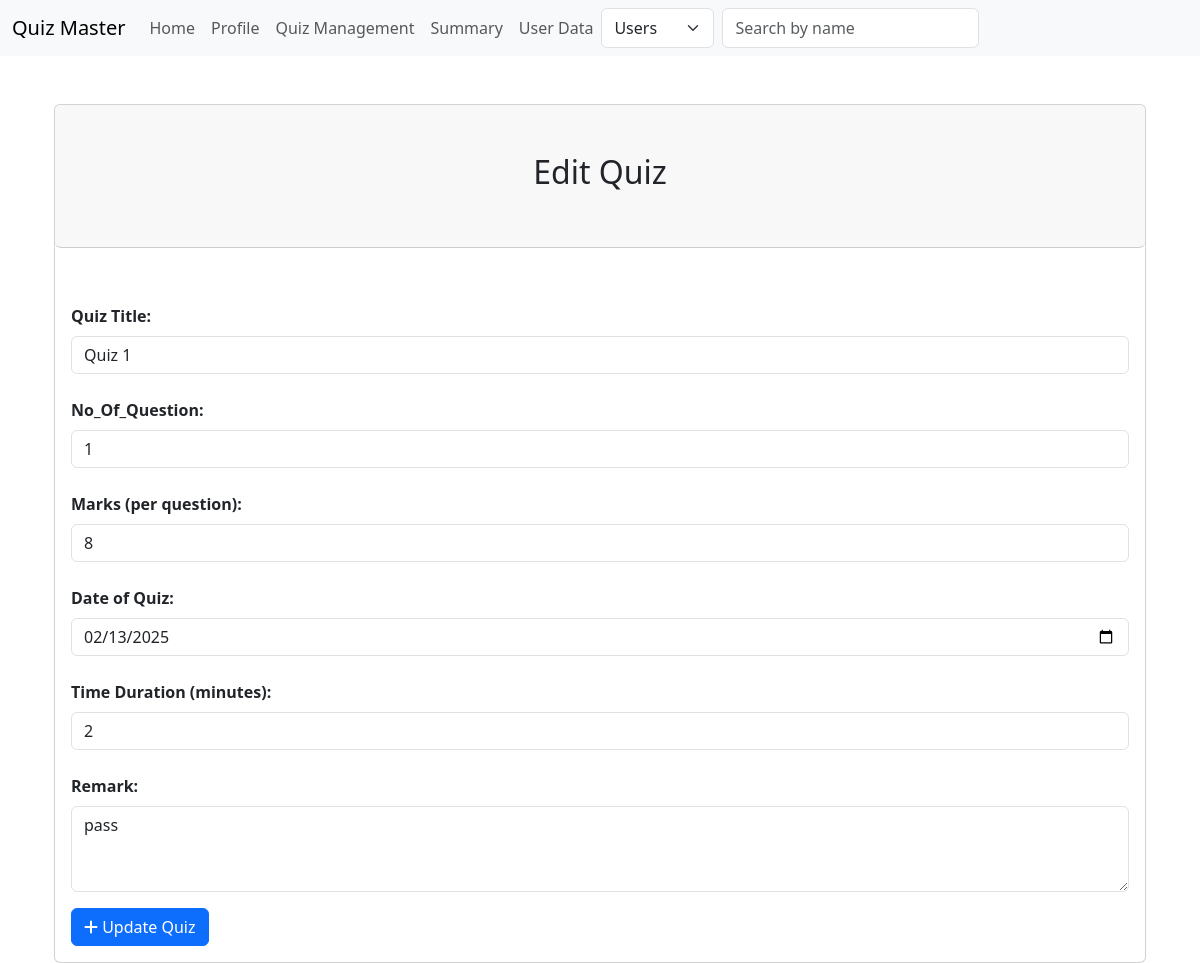
/quiz/1/edit (signed in), run on the app's committed database.
### models.py (models this page shows)
class User(db.Model):
    id = db.Column(db.Integer, primary_key = True)
    username = db.Column(db.String(50), unique = True, nullable = False)
    password_hash = db.Column(db.String(256),  nullable = False)
    full_name = db.Column(db.String(100), nullable = True)
    qualification = db.Column(db.String(255), nullable = True)
    dob = db.Column(db.String(20), nullable = True)
    is_admin = db.Column(db.Boolean, nullable = False, default = False)

class Quiz(db.Model):
    id = db.Column(db.Integer, primary_key = True)
    name = db.Column(db.String(255), nullable = False)
    no_of_question = db.Column(db.Integer, nullable = False)
    marks = db.Column(db.Integer, nullable = False)
    date = db.Column(db.DateTime, default=datetime.utcnow)
    time = db.Column(db.Integer, default=int(datetime.utcnow().timestamp()))
    remark = db.Column(db.String(255))
    chapter_id = db.Column(db.Integer, db.ForeignKey('chapter.id'), nullable=False)
    questions = db.relationship('Question', backref='quiz', lazy=True)

### routes.py (the view)
@app.route('/quiz/<int:id>/edit')
@admin_requried
def edit_quiz(id):
    user = User.query.get(session['user_id'])
    quiz = Quiz.query.get_or_404(id)
    return render_template('edit_quiz.html', quiz=quiz, user=user)

### routes.py (called while the page is built)
def admin_requried(func):
    @wraps(func)
    def decorated_function(*args, **kwargs):
        if 'user_id' not in session:
            return redirect(url_for('login'))
        user = User.query.get(session['user_id'])
        if not user or not user.is_admin:  # Add user existence check
            return redirect(url_for('home'))
        return func(*args, **kwargs)
    return decorated_function

### templates/edit_quiz.html
{% extends 'layout.html' %}
{% block content %}
<div class="container mt-5">
    <div class="card">
        <div class="card-header mb-3 bg p-5 rounded">
            <h2 class="text-center">Edit Quiz</h2>
        </div>
        <div class="card-body">
            <form method="post">
                <div class="form-group">
                    <label for="name" class="form-label mt-4 fw-semibold">Quiz Title:</label>
                    <input type="text" class="form-control" name="quiz_title" placeholder="Enter Quiz name"
                        value="{{quiz.name}}" required>
                </div>
                <div class="form-group">
                    <label for="no_of_question" class="form-label mt-4 fw-semibold">No_Of_Question:</label>
                    <input type="text" class="form-control" name="no_of_question" placeholder="Enter Number of Question"
                        value="{{quiz.no_of_question}}" required>
                </div>
                <div class="form-group">
                    <label for="marks" class="form-label mt-4 fw-semibold">Marks (per question):</label>
                    <input type="text" class="form-control" name="marks" placeholder="Enter Marks per Question"
                        value="{{quiz.marks}}" required>
                </div>
                <div class="form-group">
                    <label for="Date" class="form-label mt-4 fw-semibold">Date of Quiz:</label>
                    <input type="date" class="form-control" name="date" placeholder="Enter Date of Quiz"
                        value="{{quiz.date.strftime('%Y-%m-%d')}}" required>
                </div>
                <div class="form-group">
                    <label for="time" class="form-label mt-4 fw-semibold">Time Duration (minutes):</label>
                    <input type="number" class="form-control" name="time" min="1" max="60"
                        placeholder="Enter Time in Minutes" value="{{quiz.time}}" required>
                </div>
                <div class="form-group">
                    <label for="remark" class="form-label mt-4 fw-semibold">Remark:</label>
                    <textarea class="form-control" name="remark" rows="3"
                        placeholder="Remarks">{{quiz.remark}}</textarea>
                </div>
                <button type="submit" class="btn btn-primary btn-block mt-3">
                    <i class="fa fa-plus"></i>
                    Update Quiz</button>
            </form>
        </div>
    </div>
</div>
{% endblock %}

### templates/navbar.html (shortened to what this page needs)
<nav class="navbar navbar-expand-lg bg-body-tertiary">
    <div class="container-fluid">
        <a class="navbar-brand" href="/">Quiz Master</a>
        <div class="collapse navbar-collapse" id="navbarSupportedContent">
            <ul class="navbar-nav me-auto mb-2 mb-lg-0">
                {% if 'user_id' in session %}
                <li class="nav-item">
                    <a class="nav-link" href="{{ url_for('home') }}">Home</a>
                </li>
                <li class="nav-item">
                    <a class="nav-link" href="{{ url_for('profile') }}">Profile</a>
                </li>
                {% if user and user.is_admin %}
                <li class="nav-item">
                    <a class="nav-link" href="{{ url_for('quiz_management') }}">Quiz Management</a>
                </li>
                <li class="nav-item">
                    <a class="nav-link" href="{{ url_for('summary') }}">Summary</a>
                </li>
                <li class="nav-item">
                    <a class="nav-link" href="{{ url_for('user_data') }}">User Data</a>
                </li>
                {% endif %}
                <form class="d-flex" method="GET" action="{{ url_for('search') }}">
                    <select class="form-select me-2" name="source" style="width: auto;">
                        {% if user.is_admin %}
                        <option value="users" {% if source=='users' %}selected{% endif %}>Users</option>
                        {% endif %}
                    </select>
                    <input class="form-control me-2" type="search" placeholder="Search by name" name="q"
                        value="{{ request.args.get('q', '') }}">
                    <button class="btn btn-outline-light" type="submit">Search</button>
                </form>
                {% endif %}
            </ul>
        </div>
    </div>
</nav>

### data on the page
User: source "Users"
Quiz: quiz_title "Quiz 1", no_of_question "1", marks "8", date "02/13/2025", time "2", remark "pass"
